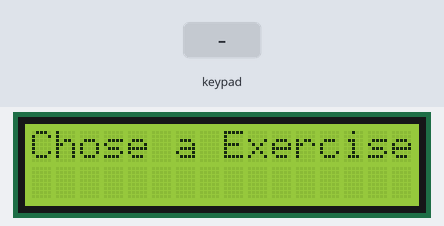
Recording of a sketch running on a simulated Arduino Uno, built with avr-gcc and run on an emulated ATmega328P. Parts: 16×2 character LCD. The inputs (shaded band) are chosen by the test bench. What the sketch prints to the serial monitor is not drawn.

Above: at 1.2 s.
1.3 s: keypad keys 1 1 1 0 9 8 * pressed 0.4 s apart
At 4.5 s:
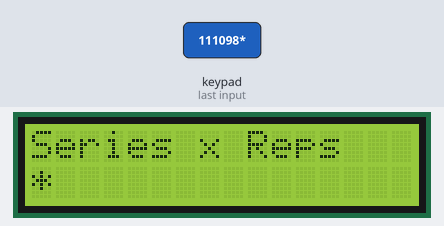
5.6 s: key 'A' pressed
At 6.0 s:
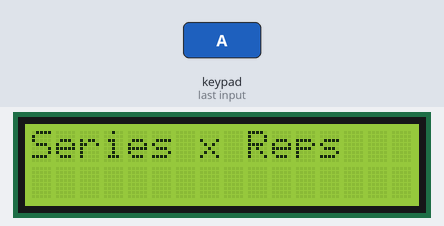
7.1 s: key '*' pressed
At 8.3 s:
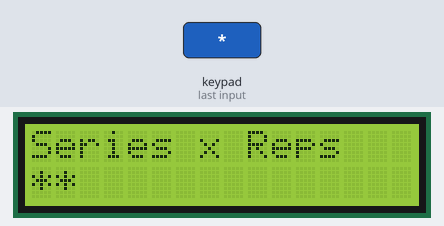
8.6 s: keypad keys 7 6 5 4 * pressed 0.4 s apart
At 10.9 s:
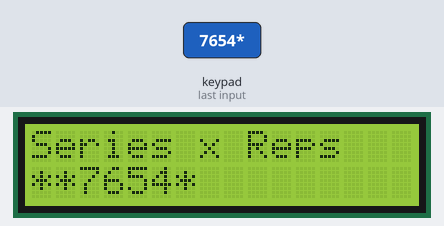
12.1 s: keypad keys 1 3 9 7 2 2 * pressed 0.4 s apart
At 15.8 s:
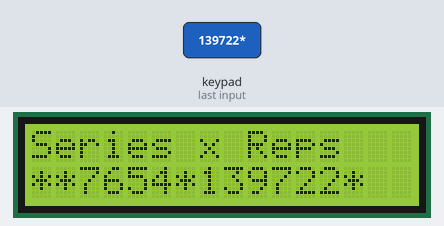
16.4 s: key '*' pressed
At 17.1 s:
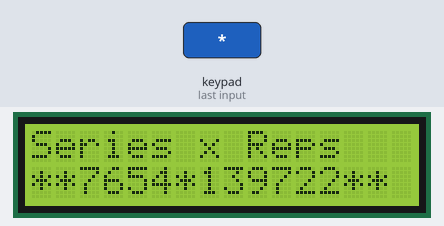
Timing chart, 0 to 18.9 s (numbered marks = the images above; inputs shaded):
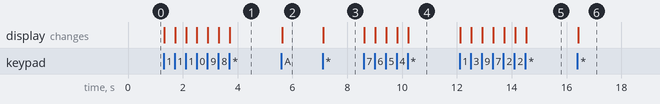

The sketch:

key_pad.ino
```cpp
#include <Wire.h>
#include <Keypad.h>
#include <hd44780.h>
#include <hd44780ioClass/hd44780_I2Cexp.h>
// define the symbols on the buttons of the keypad

// Set the LCD address
const int I2C_ADDR = 0x27;  // Replace with your LCD's address

// Set the LCD dimensions (columns x rows)
const int LCD_COLS = 16;
const int LCD_ROWS = 2;

// Create LCD object
hd44780_I2Cexp lcd;

char keys[4][4] = {
 {'1', '2', '3', 'A'},
 {'4', '5', '6', 'B'},
 {'7', '8', '9', 'C'},
 {'*', '0', '#', 'D'}
};

byte rowPins[4] = {11, 10, 9, 8}; // connect to the row pinouts of the keypad
byte colPins[4] = {7, 6, 5, 4}; // connect to the column pinouts of the keypad

// initialize an instance of class Keypad
Keypad myKeypad = Keypad(makeKeymap(keys), rowPins, colPins, 4, 4);

String enteredNumber = "";
String seriesReps = "";
int currentState = 0;

const char* exerciseList[] = {
  "Chose an Exercise",
  "Kb Sumo Squats",
  "Kb Squats",
  "Kb Deadlift",
  "Kb Pushup",
  "Pushup",
  "Biceps Kb Hammer",
  "Concentr Curl Kb",
  "Kb Biceps Curls",
  "Kb French Press",
  "Shoulder Press",
  "Kb upright row",
  "Kb Front raise",
  "Blue B lateral",
  "Blk B lateral",
  "Kb ab rota 40s",
  "Band Abs",
  "Band Tri pulld"
};

void setup() {
  Serial.begin(9600); // Initialize the serial port and set the baud rate to 9600
  lcd.begin(LCD_COLS, LCD_ROWS);
  lcd.clear();
  lcd.setCursor(0, 0);
  lcd.print("Chose a Exercise");
}

void loop() {
  // Get the character input
  char keyPressed = myKeypad.getKey();

  // If there is a character input, sent it to the serial port
  if (keyPressed && isdigit(keyPressed) && currentState == 0) {
    enteredNumber += keyPressed;
    Serial.println(keyPressed);

    lcd.clear();
    lcd.setCursor(0, 0);
    lcd.print(exerciseList[enteredNumber.toInt()]);
    lcd.setCursor(0, 1);
    lcd.print(enteredNumber);
  }else{
    if(keyPressed == 'C') {
      enteredNumber = "";
      seriesReps = "";
      lcd.clear();
      lcd.setCursor(0, 0);
      lcd.print("Chose a Exercise");
      lcd.setCursor(0, 1);
      lcd.print(enteredNumber);
      currentState = 0;
    }else if(keyPressed == 'A' && currentState == 0) {
        lcd.clear();
        lcd.setCursor(0, 0);
        lcd.print("Series x Reps");
      currentState = 1;
    }else if(keyPressed && isdigit(keyPressed) || keyPressed == '*') {
        seriesReps += keyPressed;
        lcd.clear();
        lcd.setCursor(0, 0);
        lcd.print("Series x Reps");
        lcd.setCursor(0, 1);
        lcd.print(seriesReps);
    }
  }
}
```

Measured:
- after the input at 1.3 s, the display: first changes at once (image 1 shows a later state)
- after the input at 5.6 s, the display: changes at once (image 2)
- after the input at 7.1 s, the display: changes at once (image 3)
- after the input at 8.6 s, the display: first changes at once (image 4 shows a later state)
- after the input at 12.1 s, the display: first changes at once (image 5 shows a later state)
- after the input at 16.4 s, the display: changes at once (image 6)
